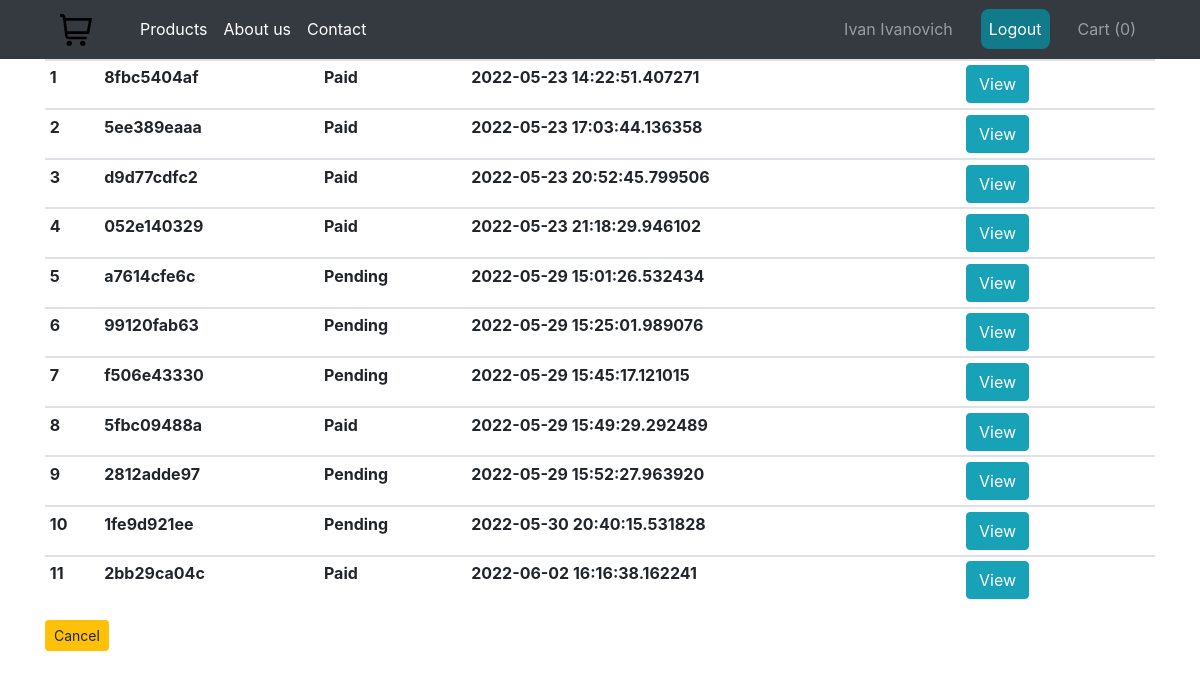
The page /customerorder (signed in) on the database as committed earlier.
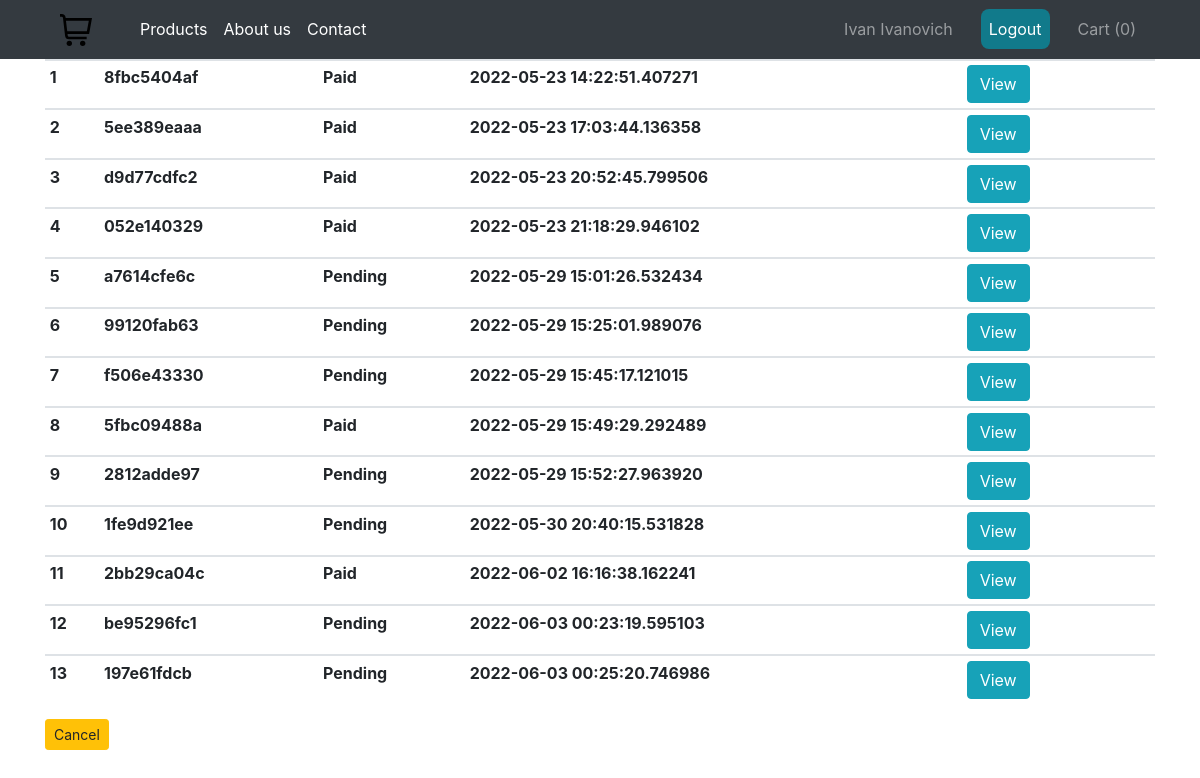
The same page on the database as committed later.
### shop/customers/model.py (models this page shows, shortened)
class Register(db.Model, UserMixin):
    id = db.Column(db.Integer, primary_key=True)
    first_name = db.Column(db.String(30), unique=False)
    last_name = db.Column(db.String(30), unique=False)
    username = db.Column(db.String(50), unique=True)
    email = db.Column(db.String(50), unique=True)
    password = db.Column(db.String(200), unique=False)
    country = db.Column(db.String(50), unique=False)
    city = db.Column(db.String(50), unique=False)
    contact = db.Column(db.String(50), unique=False)
    address = db.Column(db.String(50), unique=False)
    profile = db.Column(db.String(200), unique=False, default='profile.jpg')
    date_created = db.Column(db.DateTime, nullable=False, default=datetime.utcnow)

class CustomerOrder(db.Model):
    id = db.Column(db.Integer, primary_key=True)
    invoice = db.Column(db.String(20), unique=True, nullable=False)
    status = db.Column(db.String(20), default='Pending', nullable=False)
    customer_id = db.Column(db.Integer, unique=False, nullable=False)
    date_created = db.Column(db.DateTime, default=datetime.utcnow, nullable=False)
    orders = db.Column(JsonEcodedDict)

### shop/customers/routes.py (the view)
@app.route('/customerorder')
@login_required
def customer_order():
    if current_user.is_authenticated:
        customer_id = current_user.id
    orders = CustomerOrder.query.filter_by(customer_id=customer_id)
    return render_template('customer/customer_order.html', categories=categories(),
                           brands=brands(), orders=orders)

### shop/customers/model.py (called while the page is built)
@login_manager.user_loader
def user_loader(user_id):
    return Register.query.get(user_id)

    def process_result_value(self, value, dialect):
        if value is None:
            return {}
        else:
            return json.loads(value)

### shop/products/routes.py (called while the page is built)
def brands():
    brands = Brand.query.join(Addproduct, (Brand.id == Addproduct.brand_id)).all()
    return brands

def categories():
    categories = Category.query.join(Addproduct, (Category.id == Addproduct.category_id)).all()
    return categories

### shop/templates/customer/customer_order.html
{% extends "layout.html" %}
{% block content %}
    {% include 'navbars.html' %}
    <div class="container mt-4">
        <div class="row">
            <div class="col-md-12">
                <table class="table table-sm">
                    <thead>
                    <th>ID</th>
                    <th>Invoice</th>
                    <th>Status</th>
                    <th>Date Create</th>
                    <th>View Order</th>
                    </thead>
                    <tbody>
                    {% for order in orders %}
                        <th>{{ order.id }}</th>
                        <th>{{ order.invoice }}</th>
                        <th>{{ order.status }}</th>
                        <th>{{ order.date_created }}</th>
                        <th><a href="{{ url_for('orderss',invoice=order.invoice) }}" class="btn btn-info">View</a>
                        </th>
                        </tbody>
                    {% endfor %}
                </table>
                <a href="{{ url_for('profile_info') }}" class=" btn btn-warning btn-sm">Cancel</a>
            </div>
        </div>
    </div>
{% endblock content %}

### shop/templates/layout.html (shortened to what this page needs)
<!doctype html>
<html lang="en">
<head>
    <link rel="stylesheet" href="{{url_for('static', filename='css/bootstrap.min.css')}}">
</head>
<body>
{% block content %}
{% endblock content %}
</body>
</html>

### shop/templates/navbars.html (shortened to what this page needs)
<nav class="navbar navbar-expand-md navbar-dark fixed-top bg-dark">
    <a class="navbar-brand" href="/">
        <img src = "/static/icons/icon.svg" width="40" height="32" style="margin-right: 20px; margin-left: 40px"/>
    </a>
    <div class="collapse navbar-collapse" id="navbarCollapse">
        <ul class="navbar-nav mr-auto">
            <li class="nav-item active">
                <a class="nav-link" href="/">Products</a>
            </li>
            <li class="nav-item active">
                <a class="nav-link" href="#about_us">About us</a>
            </li>
            <li class="nav-item active">
                <a class="nav-link" href="#contact">Contact</a>
            </li>
        </ul>
        <form class="form-inline mt-2 mt-md-0">
            <ul class="navbar-nav mr-auto">
                {% if current_user.is_authenticated %}
                <li class="nav-item" style="margin-right: 20px">
                    <a href="{{ url_for('profile_info') }}" class="nav-link">{{current_user.first_name}} {{current_user.last_name}}</a>
                </li>
                <li class="nav-item btn-info active" style="border-radius: 8px; margin-right: 20px">
                    <a href="{{url_for('customer_logout')}}" class="nav-link"> Logout</a>
                </li>
                {% endif %}
                <li class="nav-item" style="margin-right: 40px">
                    <a href="{{url_for('getCart')}}" class="nav-link"> Cart ({{ session['Shoppingcart']|length }}) </a>
                </li>
            </ul>
        </form>
    </div>
</nav>

Rows that differ between the two databases and show on the page:
added CustomerOrder: id "12", invoice "be95296fc1", status "Pending", date_created "2022-06-03 00:23:19.595103"
added CustomerOrder: id "13", invoice "197e61fdcb", status "Pending", date_created "2022-06-03 00:25:20.746986"
